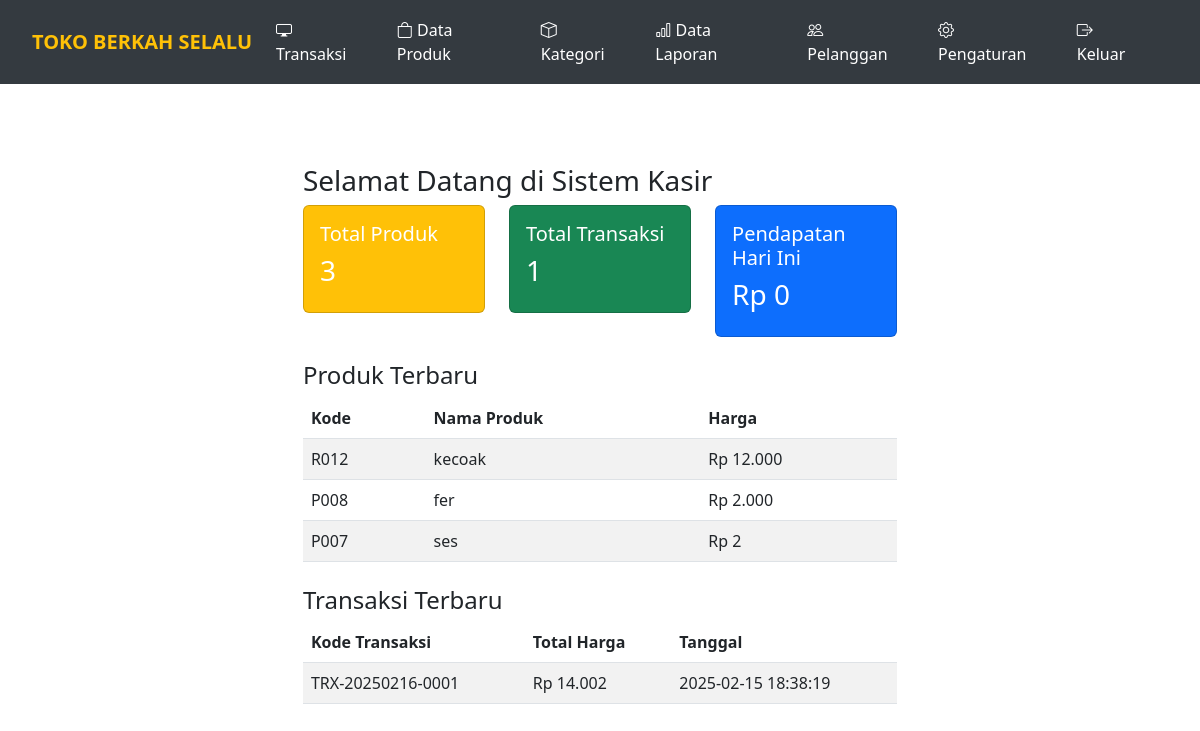
Page /dashboard.php on the committed database.
### tables this page shows
CREATE TABLE `produk` (
  `id` int(11) NOT NULL,
  `kode_produk` varchar(50) NOT NULL,
  `nama_produk` varchar(100) NOT NULL,
  `harga` int(11) NOT NULL,
  `stok` int(11) NOT NULL,
  `gambar` varchar(255) DEFAULT NULL,
  `kategori_id` int(11) DEFAULT NULL
);

CREATE TABLE `transaksi` (
  `id` int(11) NOT NULL,
  `kode_transaksi` varchar(20) NOT NULL,
  `total_harga` int(11) NOT NULL,
  `tanggal` timestamp NOT NULL DEFAULT current_timestamp(),
  `id_pelanggan` int(11) DEFAULT NULL
);

### dashboard.php (the view, shortened to what this page needs)
<?php include 'koneksi.php'; ?>
<!DOCTYPE html>
<html lang="id">
<head>
    <link rel="stylesheet" href="https://cdn.jsdelivr.net/npm/bootstrap@5.3.0/dist/css/bootstrap.min.css">
    <link rel="stylesheet" href="assets/style.css">
</head>
<body>
<?php include 'navbar.php'; ?>
<div class="main-content">
    <div class="container mt-4">
        <h3>Selamat Datang di Sistem Kasir</h3>
        <div class="row">
            <div class="col-md-4">
                <div class="card bg-warning text-white">
                    <div class="card-body">
                        <h5>Total Produk</h5>
                        <?php
                            $result = mysqli_query($koneksi, "SELECT COUNT(*) AS total FROM produk");
                            $data = mysqli_fetch_assoc($result);
                            echo "<h3>" . ($data['total'] ?? 0) . "</h3>";
                        ?>
                    </div>
                </div>
            </div>
            <div class="col-md-4">
                <div class="card bg-success text-white">
                    <div class="card-body">
                        <h5>Total Transaksi</h5>
                        <?php
                            $result = mysqli_query($koneksi, "SELECT COUNT(*) AS total FROM transaksi");
                            $data = mysqli_fetch_assoc($result);
                            echo "<h3>" . ($data['total'] ?? 0) . "</h3>";
                        ?>
                    </div>
                </div>
            </div>
            <div class="col-md-4">
                <div class="card bg-primary text-white">
                    <div class="card-body">
                        <h5>Pendapatan Hari Ini</h5>
                        <?php
                            $result = mysqli_query($koneksi, "SELECT SUM(total_harga) AS total FROM transaksi WHERE DATE(tanggal) = CURDATE()");
                            $data = mysqli_fetch_assoc($result);
                            $total_pendapatan = $data['total'] ?? 0;
                            echo "<h3>Rp " . number_format($total_pendapatan, 0, ',', '.') . "</h3>";
                        ?>
                    </div>
                </div>
            </div>
        </div>
        <div class="mt-4">
            <h4>Produk Terbaru</h4>
            <table class="table table-striped">
                <thead>
                    <tr>
                        <th>Kode</th>
                        <th>Nama Produk</th>
                        <th>Harga</th>
                    </tr>
                </thead>
                <tbody>
                    <?php
                    $result = mysqli_query($koneksi, "SELECT * FROM produk ORDER BY id DESC LIMIT 5");
                    if(mysqli_num_rows($result) > 0) {
                        while ($row = mysqli_fetch_assoc($result)) {
                            echo "<tr>
                                    <td>{$row['kode_produk']}</td>
                                    <td>{$row['nama_produk']}</td>
                                    <td>Rp " . number_format($row['harga'], 0, ',', '.') . "</td>
                                  </tr>";
                        }
                    } else {
                        echo "<tr><td colspan='3' class='text-center'>Tidak ada produk terbaru.</td></tr>";
                    }
                    ?>
                </tbody>
            </table>
        </div>
        <div class="mt-4">
            <h4>Transaksi Terbaru</h4>
            <table class="table table-striped">
                <thead>
                    <tr>
                        <th>Kode Transaksi</th>
                        <th>Total Harga</th>
                        <th>Tanggal</th>
                    </tr>
                </thead>
                <tbody>
                    <?php
                    $result = mysqli_query($koneksi, "SELECT * FROM transaksi ORDER BY id DESC LIMIT 5");
                    if(mysqli_num_rows($result) > 0) {
                        while ($row = mysqli_fetch_assoc($result)) {
                            echo "<tr>
                                    <td>{$row['kode_transaksi']}</td>
                                    <td>Rp " . number_format($row['total_harga'], 0, ',', '.') . "</td>
                                    <td>{$row['tanggal']}</td>
                                  </tr>";
                        }
                    } else {
                        echo "<tr><td colspan='3' class='text-center'>Tidak ada transaksi terbaru.</td></tr>";
                    }
                    ?>
                </tbody>
            </table>
        </div>
    </div>
</div>
</body>
</html>

### style.css (style rules this page uses)
body { background: #e3e3e3; display: flex; justify-content: center; align-items: center; height: 100vh; }

### navbar.php (style rules this page uses)
body { padding-top: 60px; }

### rows in the picture
produk: kode_produk "R012", nama_produk "kecoak", harga "12.000"
produk: kode_produk "P008", nama_produk "fer", harga "2.000"
produk: kode_produk "P007", nama_produk "ses", harga "2"
transaksi: kode_transaksi "TRX-20250216-0001", total_harga "14.002", tanggal "2025-02-15 18:38:19"

### other values in the picture
$data['total'] "3"
$data['total'] "1"
$total_pendapatan "0"
